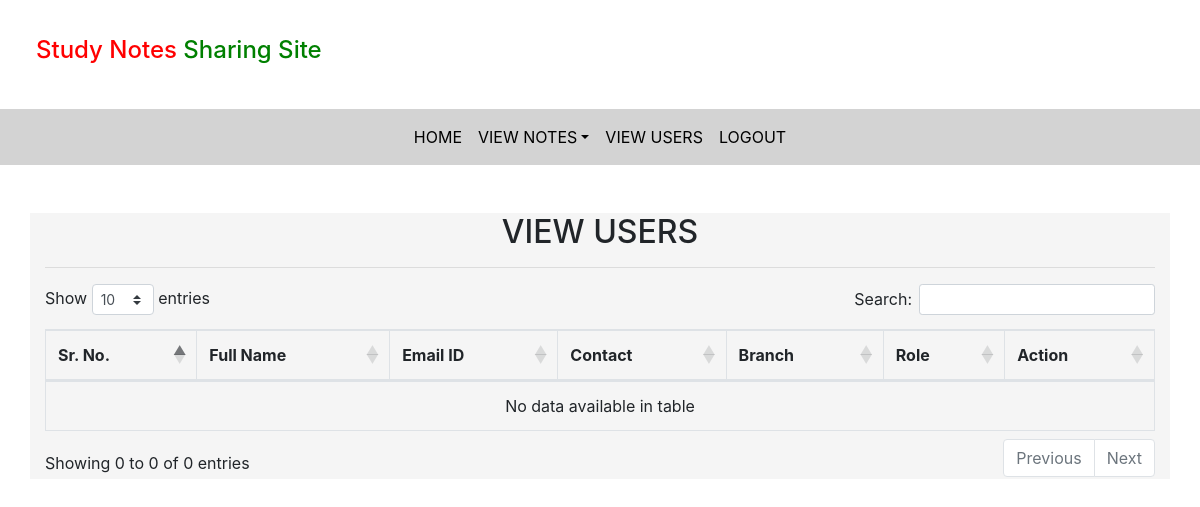
The page /view_users/ (signed in) on the database as committed earlier.
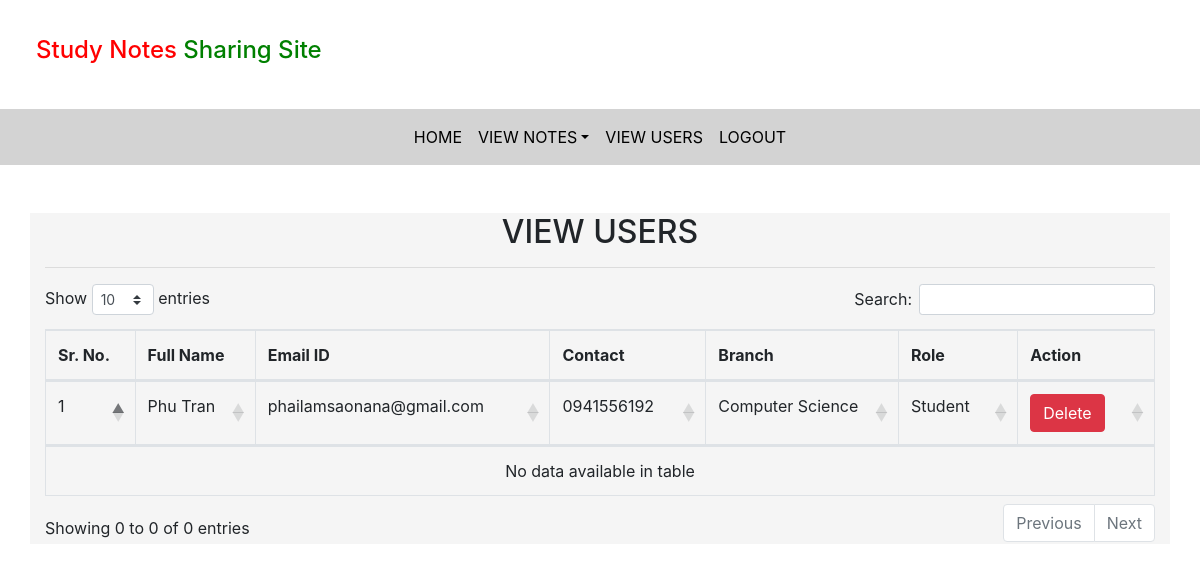
The same page on the database as committed later.
### notes/models.py (models this page shows, shortened)
class Signup(models.Model):
    user = models.ForeignKey(User, on_delete=models.CASCADE)
    contact = models.CharField(max_length=10, null=True)
    branch = models.CharField(max_length=30)
    role= models.CharField(max_length=10)

### notes/views.py (the view)
# urls.py: path('view_users/', view_users, name= 'view_users'),
def view_users(request):
    if not request.user.is_authenticated:
        return  redirect('login_admin')
    users = Signup.objects.all()
    d= {'users':users}
    return  render(request,'view_users.html',d)

### notes/templates/view_users.html (shortened to what this page needs)
{% extends 'admin_nav.html' %}
{% load static %}
{% block body %}
<link rel="stylesheet" href="https://cdnjs.cloudflare.com/ajax/libs/twitter-bootstrap/4.5.2/css/bootstrap.css">
<link rel="stylesheet" href="https://cdn.datatables.net/1.10.24/css/dataTables.bootstrap4.min.css">
<div class="container mt-5 " style="background-color: whitesmoke;">
    <h2 class="text-center">VIEW USERS </h2>
            <hr>
    <table class="table table-bordered" id="example">
        <thead>
            <tr>
                <th>Sr. No.</th>
                <th>Full Name</th>
                <th>Email ID</th>
                <th>Contact</th>
                <th>Branch</th>
                <th>Role</th>
                <th>Action</th>
            </tr
            {% for i in users %}>
            <tr>
                <td> {{forloop.counter}} </td>
                <td style="text-transform:capitalize"> {{i.user.first_name}} {{i.user.last_name}} </td>
                <td> {{i.user.username}} </td>
                <td> {{i.contact}} </td>
                <td> {{i.branch}} </td>
                <td> {{i.role}} </td>
                <td> <a href="{% url 'delete_user' i.user.id %} "  class="btn btn-danger" onclick="return confirm('Are you sure?')"> Delete </a></td>
            </tr>
            {% endfor %}
        </thead>
    </table>
</div>
{% endblock %}

Rows that differ between the two databases and show on the page:
added Signup: user.first_name "Phu", user.last_name "Tran", user.username "phailamsaonana@gmail.com", contact "0941556192", branch "Computer Science", role "Student"
